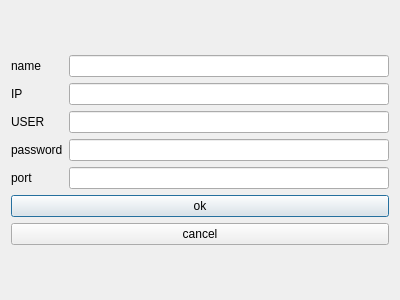
<?xml version="1.0" encoding="UTF-8"?>
<ui version="4.0">
 <class>Dialog</class>
 <widget class="QDialog" name="Dialog">
  <property name="geometry">
   <rect>
    <x>0</x>
    <y>0</y>
    <width>400</width>
    <height>300</height>
   </rect>
  </property>
  <property name="windowTitle">
   <string>Dialog</string>
  </property>
  <layout class="QGridLayout" name="gridLayout_2">
   <item row="0" column="0">
    <layout class="QVBoxLayout" name="verticalLayout_4">
     <item>
      <layout class="QVBoxLayout" name="verticalLayout_3">
       <item>
        <layout class="QGridLayout" name="gridLayout">
         <item row="0" column="0">
          <layout class="QVBoxLayout" name="verticalLayout">
           <item>
            <widget class="QLabel" name="name">
             <property name="text">
              <string>name</string>
             </property>
            </widget>
           </item>
           <item>
            <widget class="QLabel" name="IP">
             <property name="text">
              <string>IP</string>
             </property>
            </widget>
           </item>
           <item>
            <widget class="QLabel" name="login">
             <property name="text">
              <string>USER</string>
             </property>
            </widget>
           </item>
           <item>
            <widget class="QLabel" name="password">
             <property name="text">
              <string>password</string>
             </property>
            </widget>
           </item>
           <item>
            <widget class="QLabel" name="port">
             <property name="text">
              <string>port</string>
             </property>
            </widget>
           </item>
          </layout>
         </item>
         <item row="0" column="1">
          <layout class="QVBoxLayout" name="verticalLayout_2">
           <item>
            <widget class="QLineEdit" name="NameEdit">
             <property name="text">
              <string/>
             </property>
            </widget>
           </item>
           <item>
            <widget class="QLineEdit" name="IPEdit">
             <property name="text">
              <string/>
             </property>
            </widget>
           </item>
           <item>
            <widget class="QLineEdit" name="LoginEdit">
             <property name="text">
              <string/>
             </property>
            </widget>
           </item>
           <item>
            <widget class="QLineEdit" name="PasswordEdit">
             <property name="text">
              <string/>
             </property>
            </widget>
           </item>
           <item>
            <widget class="QLineEdit" name="PortEdit">
             <property name="text">
              <string/>
             </property>
            </widget>
           </item>
          </layout>
         </item>
        </layout>
       </item>
       <item>
        <widget class="QPushButton" name="PushButton">
         <property name="text">
          <string>ok</string>
         </property>
        </widget>
       </item>
      </layout>
     </item>
     <item>
      <widget class="QPushButton" name="cancelButton">
       <property name="text">
        <string>cancel</string>
       </property>
      </widget>
     </item>
    </layout>
   </item>
  </layout>
 </widget>
 <resources/>
 <connections/>
</ui>
